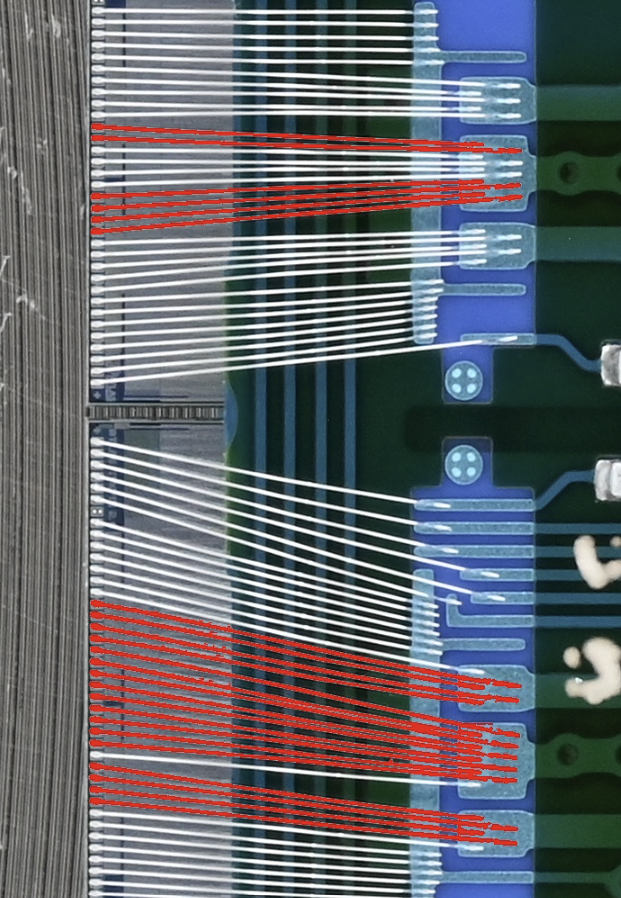
#> input picture slides/fils rouges.png, 621 x 898 px
$ python -i rotation.py   (imports and definitions only)
#> lines starting #> are read from the running program, lines starting #| are printed output that depends on the picture
import numpy as np
import cv2 as cv
import matplotlib.pyplot as plt
import os
import scipy.stats as stats
import imutils


def mires(img, draw = False):

    assert img is not None, "file could not be read, check with os.path.exists()"

    (height,length) = img.shape

    ## TODO : changer cette extraction à la main par quelque chose d'automatisé
    sliceparams = [(100, 400, 300, 600, 1),
                   (-400, -100, 300, 600, 1),
                   (3800, 4200, 500, 800, 2),
                   (100, 400, -600,-300, 1),
                   (-400, -100, -600, -300, 1),
                   (3800, 4200, -800, -500, 2)]

    cimg = cv.cvtColor(img,cv.COLOR_GRAY2BGR)

    centers = []

    for (beg1, end1, beg2, end2, nbmires) in sliceparams :
        mask = img[beg1:end1, beg2:end2]

        #Blur pour réduire le bruit
        mask = cv.medianBlur(mask,5)
        #Fonction qui détecte les cercles.
        circles = cv.HoughCircles(mask,cv.HOUGH_GRADIENT,1,minDist = 100,
                                    param1=50,param2=20,minRadius=20 ,maxRadius=30)

        if circles is not None:
            circles = np.int16(np.around(circles))
            for i in circles[0,:nbmires]:

                centers.append((i[1]+beg1%height, i[0]+beg2%length)) #Attention ici j'inverse x,y afin de travailler en lignes/colonnes

                #Dessin des cercles
                if draw :
                    cv.circle(cimg,(i[0]+beg2%length,i[1]+beg1%height),i[2],(0,255,0),20)
                    cv.circle(cimg,(i[0]+beg2%length,i[1]+beg1%height),2,(0,0,255),3)

    if draw :
        plt.imshow(cimg)
        plt.show()

    assert len(centers) == 8, "Mires manquantes"

    slope = sum([(centers[i+4][0]-centers[i][0])/(centers[i+4][1]-centers[i][1]) for i in range(0,4)])/4

    return centers,slope


#Détection à la main de la frontière supérieure verte :

# [27 lines left out: function slope_pcb, not called in this run]


## Fonctions utiles

def tourner_image(image, pente):
    return imutils.rotate(image, np.arctan(pente))

# [27 lines left out: functions trouver_la_paire, rotation_mires, not called in this run]

>>> import cv2
>>> picture = cv2.imread('slides/fils rouges.png', cv2.IMREAD_GRAYSCALE)
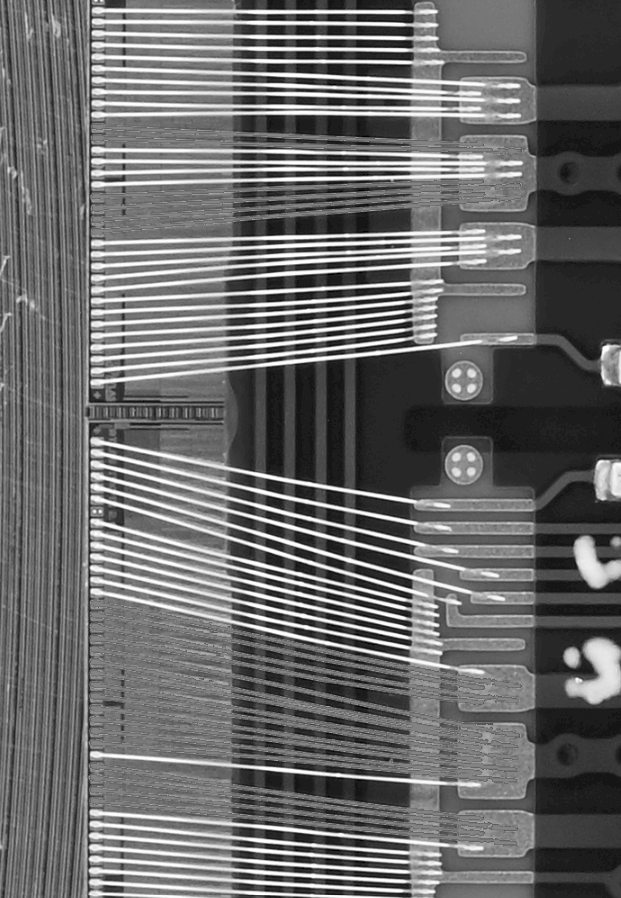
#> picture: shape (898, 621); min 0, max 255, mean 106.3
>>> result = mires(picture)
#> the loop in mires, `for (beg1, end1, beg2, end2, nbmires) in sliceparams :` made 3 passes
#> circles on pass 1: [[166, 280, 21]]
#> pass 1, in mires, `mask = img[beg1:end1, beg2:end2]`:
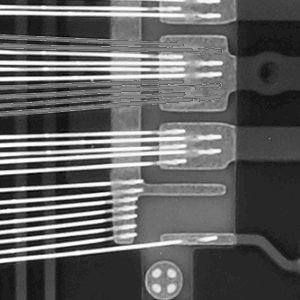
#> mask: shape (300, 300); min 0, max 255, mean 97.9
#> pass 1, in mires, `mask = cv.medianBlur(mask,5)`:
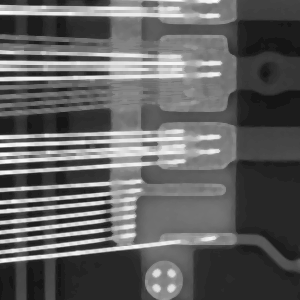
#> mask: shape (300, 300); min 21, max 252, mean 97.4
#> pass 2, in mires, `mask = img[beg1:end1, beg2:end2]`:
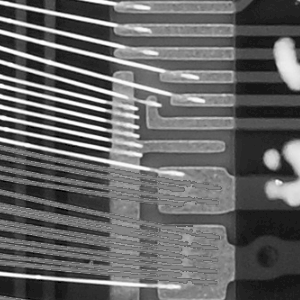
#> mask: shape (300, 300); min 0, max 255, mean 101.1
#> pass 2, in mires, `mask = cv.medianBlur(mask,5)`:
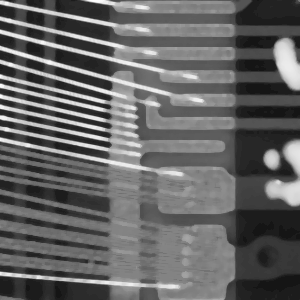
#> mask: shape (300, 300); min 21, max 254, mean 100.3
#> after the loop in mires, `for (beg1, end1, beg2, end2, nbmires) in sliceparams :`: centers = [(380, 466)]
#> (the run stopped early here; a loop or call above may not have finished)
